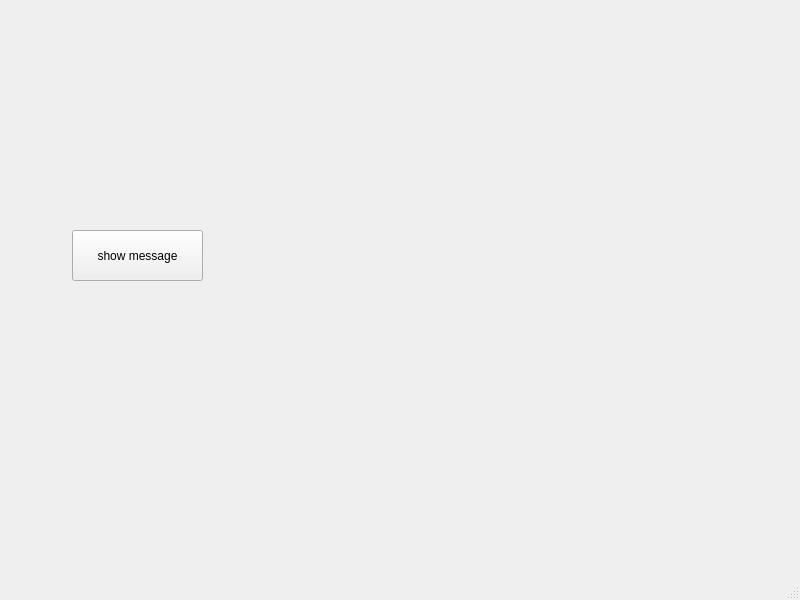
<?xml version="1.0" encoding="UTF-8"?>
<ui version="4.0">
 <class>MainWindow</class>
 <widget class="QMainWindow" name="MainWindow">
  <property name="geometry">
   <rect>
    <x>0</x>
    <y>0</y>
    <width>800</width>
    <height>600</height>
   </rect>
  </property>
  <property name="windowTitle">
   <string>MainWindow</string>
  </property>
  <widget class="QWidget" name="centralwidget">
   <widget class="QPushButton" name="pushButton">
    <property name="geometry">
     <rect>
      <x>72</x>
      <y>230</y>
      <width>131</width>
      <height>51</height>
     </rect>
    </property>
    <property name="text">
     <string>show message</string>
    </property>
   </widget>
  </widget>
  <widget class="QMenuBar" name="menubar">
   <property name="geometry">
    <rect>
     <x>0</x>
     <y>0</y>
     <width>800</width>
     <height>26</height>
    </rect>
   </property>
  </widget>
  <widget class="QStatusBar" name="statusbar"/>
 </widget>
 <resources/>
 <connections/>
</ui>
